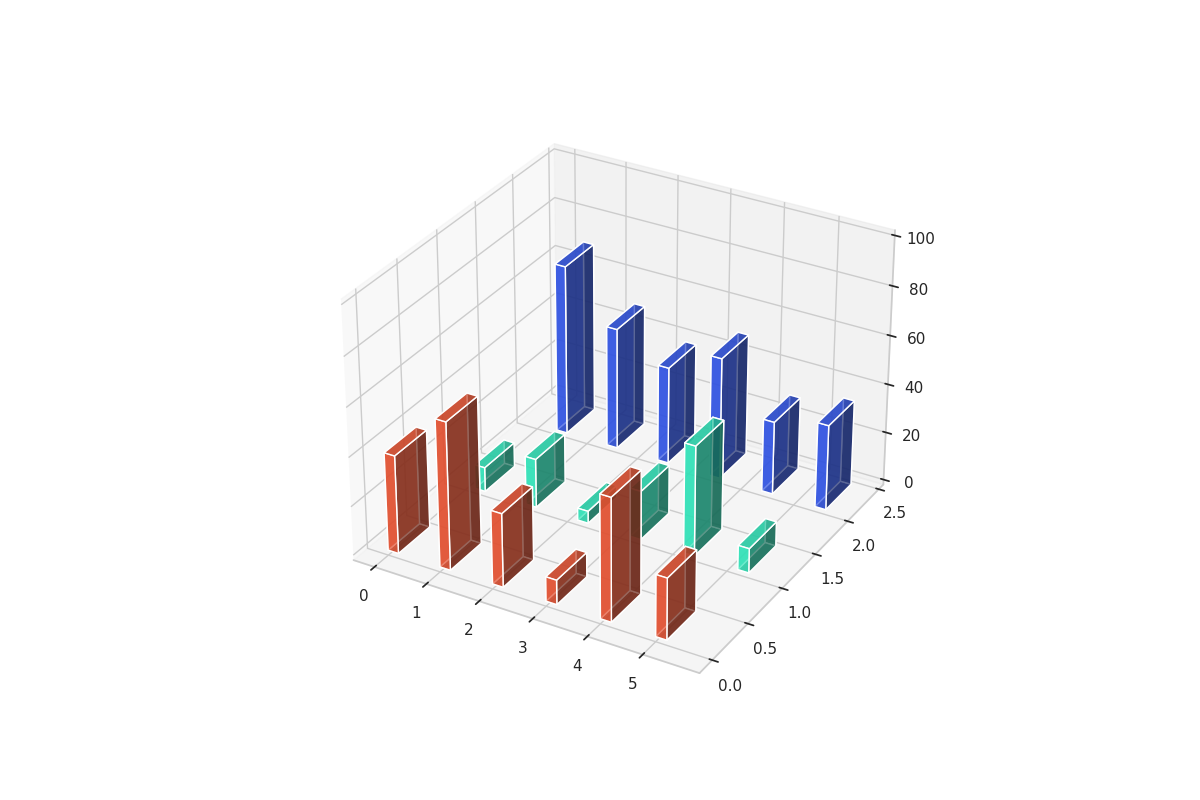

Here is the Python script that generated this plot:
import matplotlib.pyplot as plt
import numpy as np

celestial_bodies = ['Mercury', 'Venus', 'Mars', 'Jupiter', 'Saturn', 'Asteroids']
missions_data = {
    'Orbiters': [40, 60, 30, 10, 50, 25],  # Shuffled data
    'Landers': [10, 20, 5, 20, 45, 10],    # Shuffled data
    'Flybys': [70, 50, 40, 50, 30, 35]     # Shuffled data
}

fig = plt.figure(figsize=(12, 8))
ax = fig.add_subplot(111, projection='3d')

x_pos = np.arange(len(celestial_bodies))
y_pos = np.arange(len(missions_data))

bar_width = 0.2
bar_depth = 0.4

colors = ['#FF5733', '#33FFCE', '#335BFF']

for idx, (mission_type, percentages) in enumerate(missions_data.items()):
    x_offset = bar_width * idx
    ax.bar3d(x_pos + x_offset, idx, [0] * len(percentages), bar_width, bar_depth, percentages,
             color=colors[idx], alpha=0.7)

ax.set_zlim(0, 100)

plt.show()
